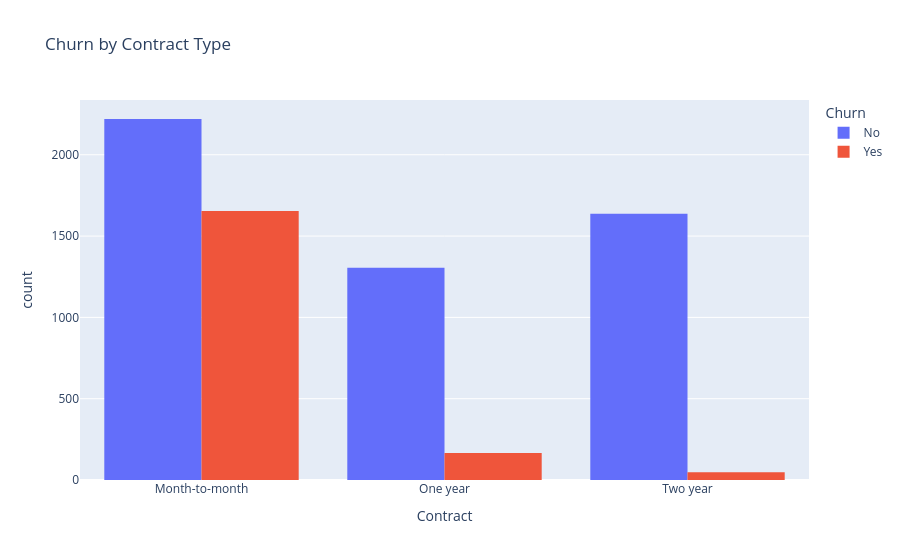

The cell this chart's notebook holds for it:
### Markdown cell above
💼 Business Insight:
High churn indicates retention issues → company should focus on customer satisfaction strategies.

### Code cell
# . Churn vs Contract Type
fig = px.histogram(df, x="Contract", color="Churn", barmode="group",
                    title="Churn by Contract Type")
fig.show()

### Figure 1 — Plotly figure (JSON) as saved in the notebook; plotly's stock layout.template omitted (floating-point values rounded to 4 significant figures; data arrays with more than 128 entries replaced by an {"elided": "..."} marker saying what was removed)
{"data": [{"alignmentgroup": "True", "bingroup": "x", "hovertemplate": "Churn=No<br>Contract=%{x}<br>count=%{y}<extra></extra>", "legendgroup": "No", "marker": {"color": "#636efa", "pattern": {"shape": ""}}, "name": "No", "offsetgroup": "No", "orientation": "v", "showlegend": true, "type": "histogram", "x": {"elided": "5163 str values"}, "xaxis": "x", "yaxis": "y"}, {"alignmentgroup": "True", "bingroup": "x", "hovertemplate": "Churn=Yes<br>Contract=%{x}<br>count=%{y}<extra></extra>", "legendgroup": "Yes", "marker": {"color": "#EF553B", "pattern": {"shape": ""}}, "name": "Yes", "offsetgroup": "Yes", "orientation": "v", "showlegend": true, "type": "histogram", "x": {"elided": "1869 str values"}, "xaxis": "x", "yaxis": "y"}], "layout": {"barmode": "group", "legend": {"title": {"text": "Churn"}, "tracegroupgap": 0}, "title": {"text": "Churn by Contract Type"}, "xaxis": {"anchor": "y", "domain": [0, 1], "title": {"text": "Contract"}}, "yaxis": {"anchor": "x", "domain": [0, 1], "title": {"text": "count"}}}}
